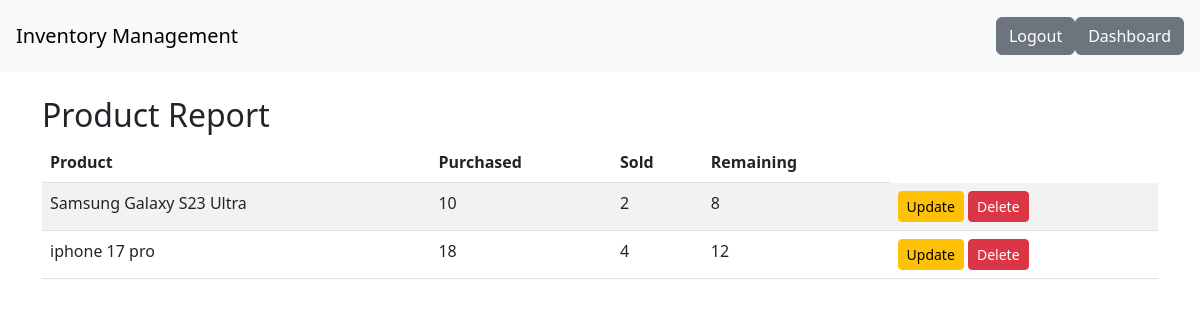
Before: /expenses/product_list/ (signed in) with the older database file.
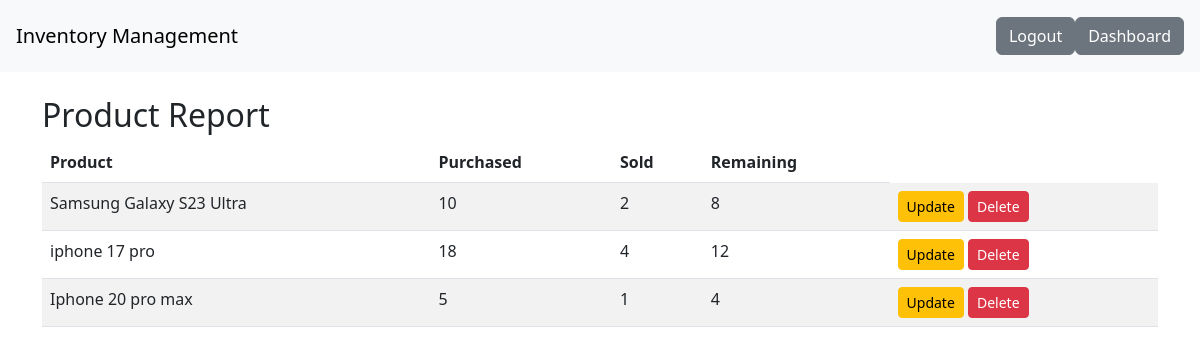
After: the same page with the newer database file.
### expenses/models.py (models this page shows, shortened)
class Product(models.Model):
    name=models.CharField(max_length=255)
    user=models.ForeignKey(User,on_delete=models.CASCADE,related_name="products",null=True,blank=True)
    description=models.TextField(blank=True,null=True)
    default_price=models.DecimalField(max_digits=10,decimal_places=2,default=0)
    price=models.DecimalField(max_digits=10,decimal_places=2,default=0)
    created_at=models.DateTimeField(auto_now_add=True)
    stock=models.PositiveIntegerField(default=0)

### expenses/views.py (the view)
# urls.py: path("product_list/", ProductReportView.as_view(),name="product_list"),
class ProductReportView(LoginRequiredMixin, TemplateView):
    template_name="products/product_list.html"
    def get_context_data(self,**kwargs):
        context=super().get_context_data(**kwargs)
        user_products=Product.objects.filter(user=self.request.user)
        purchase_totals=Purchase.objects.filter(product=OuterRef("pk"),user=self.request.user).values("product").annotate(total=Sum("quantity")).values("total")
        sale_totals=Sale.objects.filter(product=OuterRef("pk"),user=self.request.user).values("product").annotate(total=Sum("quantity")).values("total")
        products=user_products.annotate(purchased=Coalesce(Subquery(purchase_totals,output_field=IntegerField()),0),sold=Coalesce(Subquery(sale_totals,output_field=IntegerField()),0))
        context["products"]=products
        return context

### templates/products/product_list.html
{% extends "base.html" %}
{% block content %}
    <h2>Product Report</h2>
<table class="table table-striped">
    <thead>
        <tr>
            <th>Product</th>
            <th>Purchased</th>
            <th>Sold</th>
            <th>Remaining</th>
        </tr>
    </thead>
    <tbody>
        {% for product in products %}
        <tr>
            <td>{{ product.name }}</td>
            <td>{{ product.purchased|default:0 }}</td>
            <td>{{ product.sold|default:0 }}</td>
            <td>{{ product.stock|default:0 }}</td>
        <td>
            <a href="{% url 'expenses:update_product' product.id %}" class="btn btn-sm btn-warning">Update</a>
            <a href="{% url 'expenses:delete_product' product.id %}" class="btn btn-sm btn-danger"
                   onclick="return confirm('Are you sure you want to delete this expense?');">
                Delete
                </a>
            </td>
        </tr>
        {% endfor %}
    </tbody>
</table>
{% endblock %}

### templates/base.html (shortened to what this page needs)
<!DOCTYPE html>
<html>
<head>
    <link rel="stylesheet" href="https://cdn.jsdelivr.net/npm/bootstrap@5.3.0/dist/css/bootstrap.min.css">
</head>
<body>
<nav class="navbar navbar-expand-lg navbar-light bg-light p-3">
    <a class="navbar-brand" href="{% url 'expenses:expense_list' %}">Inventory Management</a>
    <div class="ms-auto d-flex">
        <form method="post" action="{% url 'logout' %}">
            <button type="submit" class="btn btn-secondary">Logout</button>
        </form>
        <form method="get" action="{% url 'expenses:expense_list' %}">
            <button type="submit" class="btn btn-secondary">Dashboard</button>
        </form>
    </div>
</nav>
<div class="container mt-4">
    {% block content %}{% endblock %}
</div>
</body>
</html>

Changed rows visible on the page:
added Product: name "Iphone 20 pro max", purchased "5", sold "1", stock "4"
